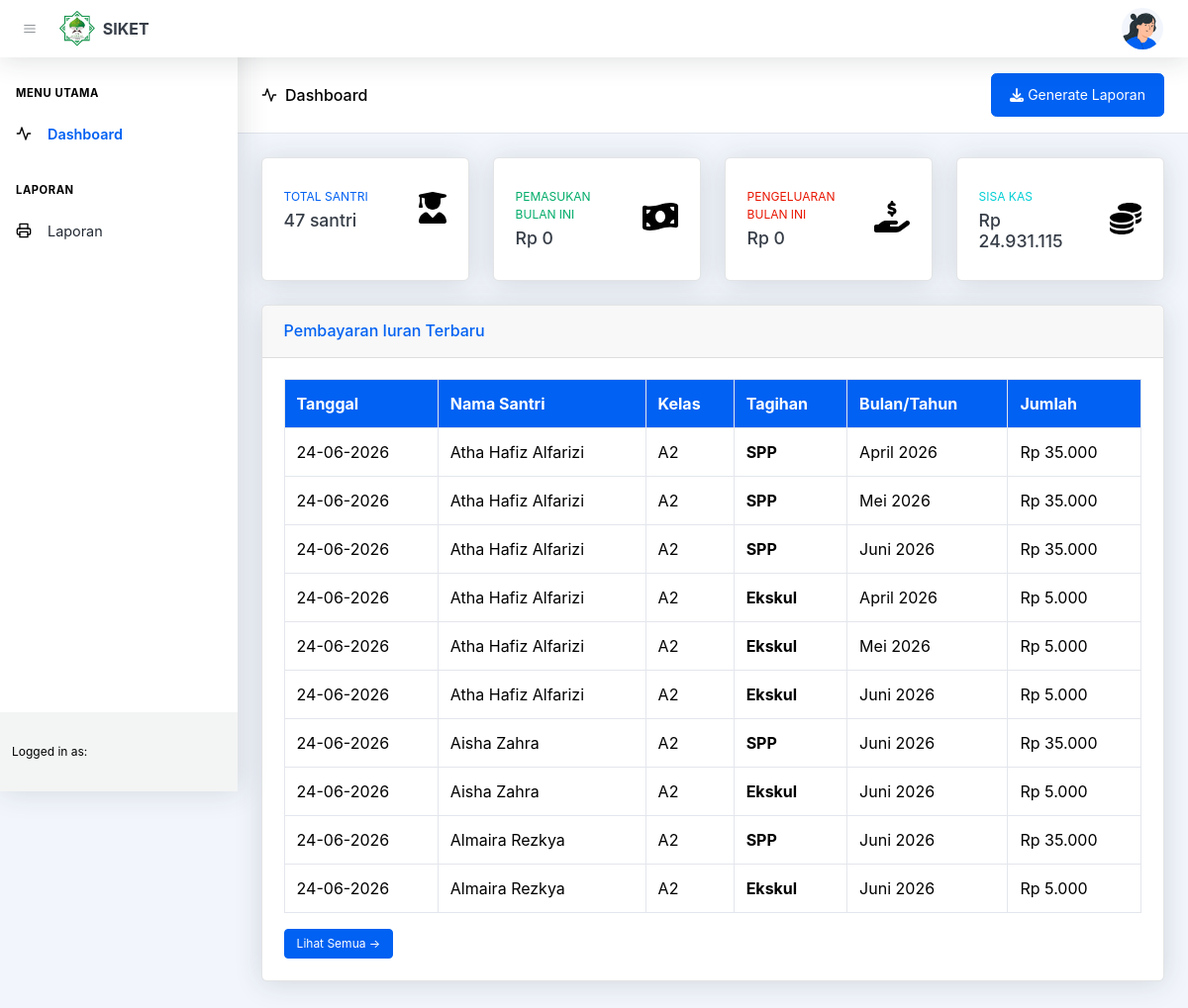
The page / on the database its author committed.
### tables this page shows
CREATE TABLE `pembayaran` (
  `id_pembayaran` int(11) NOT NULL,
  `id_santri` int(11) DEFAULT NULL,
  `id_user` int(11) NOT NULL,
  `tgl_bayar` date NOT NULL,
  `periode_tipe` enum('bulanan','tahunan') NOT NULL DEFAULT 'bulanan',
  `periode_key` varchar(7) NOT NULL DEFAULT '',
  `bulan_dibayar` varchar(20) NOT NULL,
  `tahun_dibayar` varchar(4) NOT NULL,
  `id_iuran` int(11) DEFAULT NULL,
  `jumlah_bayar` decimal(15,2) NOT NULL,
  `metode_bayar` enum('tunai','transfer','online') DEFAULT 'tunai',
  `keterangan` text DEFAULT NULL,
  `created_at` timestamp NOT NULL DEFAULT current_timestamp()
);

CREATE TABLE `santri` (
  `id_santri` int(11) NOT NULL,
  `nama` varchar(100) NOT NULL,
  `tempat_lahir` varchar(100) DEFAULT NULL,
  `tanggal_lahir` date DEFAULT NULL,
  `id_kelas` int(11) NOT NULL,
  `alamat` text DEFAULT NULL,
  `id_iuran` int(11) DEFAULT NULL,
  `foto` varchar(255) DEFAULT 'default.png',
  `status` enum('active','nonaktif') DEFAULT 'active',
  `created_at` timestamp NOT NULL DEFAULT current_timestamp(),
  `updated_at` timestamp NOT NULL DEFAULT current_timestamp() ON UPDATE current_timestamp()
);

CREATE TABLE `kelas` (
  `id_kelas` int(11) NOT NULL,
  `nama_kelas` varchar(20) NOT NULL,
  `created_at` timestamp NOT NULL DEFAULT current_timestamp()
);

CREATE TABLE `iuran` (
  `id_iuran` int(11) NOT NULL,
  `nama_iuran` varchar(100) DEFAULT NULL,
  `tahun` int(4) NOT NULL,
  `periode_tipe` enum('bulanan','tahunan') NOT NULL DEFAULT 'bulanan',
  `nominal` decimal(15,2) NOT NULL,
  `keterangan` varchar(255) DEFAULT NULL,
  `created_at` timestamp NOT NULL DEFAULT current_timestamp()
);

### config/app.php (called while the page is built, shortened)
<?php
function baseUrl($path = '')
{
    return rtrim(APP_URL, '/') . '/' . ltrim($path, '/');
}
?>

### config/database.php (called while the page is built, shortened)
<?php
function formatRupiah($number)
{
    return 'Rp ' . number_format($number, 0, ',', '.');
}
?>

### index.php (the view, shortened to what this page needs)
<?php
require_once 'includes/header.php';
require_once 'includes/sidebar.php';
$total_santri = mysqli_fetch_assoc(mysqli_query($conn, "SELECT COUNT(*) as total FROM santri WHERE status = 'active'"));
$pembayaran_bulan_ini = mysqli_fetch_assoc(mysqli_query($conn, "
    SELECT COALESCE(SUM(jumlah_bayar), 0) as total
    FROM pembayaran
    WHERE MONTH(tgl_bayar) = MONTH(CURRENT_DATE())
    AND YEAR(tgl_bayar) = YEAR(CURRENT_DATE())
"));
$jurnal_in_bulan_ini = mysqli_fetch_assoc(mysqli_query($conn, "
    SELECT COALESCE(SUM(nominal), 0) as total
    FROM jurnal_umum
    WHERE jenis = 'Pemasukan'
    AND MONTH(tanggal) = MONTH(CURRENT_DATE())
    AND YEAR(tanggal) = YEAR(CURRENT_DATE())
"));
$total_pemasukan_bulan_ini = ($pembayaran_bulan_ini['total'] ?? 0) + ($jurnal_in_bulan_ini['total'] ?? 0);
$pengeluaran_bulan_ini = mysqli_fetch_assoc(mysqli_query($conn, "
    SELECT COALESCE(SUM(nominal), 0) as total
    FROM jurnal_umum
    WHERE jenis = 'Pengeluaran'
    AND MONTH(tanggal) = MONTH(CURRENT_DATE())
    AND YEAR(tanggal) = YEAR(CURRENT_DATE())
"));
$total_pengeluaran_bulan_ini = $pengeluaran_bulan_ini['total'] ?? 0;
$total_pembayaran_all = mysqli_fetch_assoc(mysqli_query($conn, "SELECT COALESCE(SUM(jumlah_bayar), 0) as total FROM pembayaran"))['total'] ?? 0;
$total_jurnal_in_all  = mysqli_fetch_assoc(mysqli_query($conn, "SELECT COALESCE(SUM(nominal), 0) as total FROM jurnal_umum WHERE jenis = 'Pemasukan'"))['total'] ?? 0;
$total_jurnal_out_all = mysqli_fetch_assoc(mysqli_query($conn, "SELECT COALESCE(SUM(nominal), 0) as total FROM jurnal_umum WHERE jenis = 'Pengeluaran'"))['total'] ?? 0;
$sisa_kas = ($total_pembayaran_all + $total_jurnal_in_all) - $total_jurnal_out_all;
$recent_payments = mysqli_query($conn, "
    SELECT p.*, s.nama as nama_santri, k.nama_kelas, b.nama_iuran
    FROM pembayaran p
    JOIN santri s ON p.id_santri = s.id_santri
    JOIN kelas k ON s.id_kelas = k.id_kelas
    JOIN iuran b ON p.id_iuran = b.id_iuran
    ORDER BY p.created_at DESC
    LIMIT 10
");
?>
<header class="page-header page-header-compact page-header-light border-bottom bg-white mb-4">
    <div class="container-xl px-4">
        <div class="page-header-content">
            <div class="row align-items-center justify-content-between pt-3">
                <div class="col-auto mb-3">
                    <h1 class="page-header-title">
                        <div class="page-header-icon"><i data-feather="activity"></i></div>
                        Dashboard
                    </h1>
                </div>
                <div class="col-12 col-md-auto mb-3">
                    <a href="pages/laporan/index.php" class="btn btn-primary">
                        <i class="fas fa-download me-1"></i> Generate Laporan
                    </a>
                </div>
            </div>
        </div>
    </div>
</header>
<div class="container-xl px-4 mt-4">
    <div class="row">
        <div class="col-xl-3 col-md-6 mb-4">
            <div class="card border-left-primary shadow h-100 py-2">
                <div class="card-body">
                    <div class="row no-gutters align-items-center">
                        <div class="col mr-2">
                            <div class="text-xs font-weight-bold text-primary text-uppercase mb-1">
                                TOTAL SANTRI</div>
                            <div class="h5 mb-0 font-weight-bold text-gray-800">
                                <?php echo number_format($total_santri['total']); ?> santri
                            </div>
                        </div>
                        <div class="col-auto">
                            <i class="fas fa-user-graduate fa-2x text-gray-300"></i>
                        </div>
                    </div>
                </div>
            </div>
        </div>
        <div class="col-xl-3 col-md-6 mb-4">
            <div class="card border-left-success shadow h-100 py-2">
                <div class="card-body">
                    <div class="row no-gutters align-items-center">
                        <div class="col mr-2">
                            <div class="text-xs font-weight-bold text-success text-uppercase mb-1">
                                PEMASUKAN BULAN INI</div>
                            <div class="h5 mb-0 font-weight-bold text-gray-800">
                                <?php echo formatRupiah($total_pemasukan_bulan_ini); ?>
                            </div>
                        </div>
                        <div class="col-auto">
                            <i class="fas fa-money-bill-wave fa-2x text-gray-300"></i>
                        </div>
                    </div>
                </div>
            </div>
        </div>
        <div class="col-xl-3 col-md-6 mb-4">
            <div class="card border-left-danger shadow h-100 py-2">
                <div class="card-body">
                    <div class="row no-gutters align-items-center">
                        <div class="col mr-2">
                            <div class="text-xs font-weight-bold text-danger text-uppercase mb-1">
                                PENGELUARAN BULAN INI</div>
                            <div class="h5 mb-0 font-weight-bold text-gray-800">
                                <?php echo formatRupiah($total_pengeluaran_bulan_ini); ?>
                            </div>
                        </div>
                        <div class="col-auto">
                            <i class="fas fa-hand-holding-usd fa-2x text-gray-300"></i>
                        </div>
                    </div>
                </div>
            </div>
        </div>
        <div class="col-xl-3 col-md-6 mb-4">
            <div class="card border-left-info shadow h-100 py-2">
                <div class="card-body">
                    <div class="row no-gutters align-items-center">
                        <div class="col mr-2">
                            <div class="text-xs font-weight-bold text-info text-uppercase mb-1">
                                SISA KAS</div>
                            <div class="h5 mb-0 font-weight-bold text-gray-800">
                                <?php echo formatRupiah($sisa_kas); ?>
                            </div>
                        </div>
                        <div class="col-auto">
                            <i class="fas fa-coins fa-2x text-gray-300"></i>
                        </div>
                    </div>
                </div>
            </div>
        </div>
    </div>
    <div class="row">
        <div class="col-lg-12 mb-4">
            <div class="card shadow mb-4">
                <div class="card-header py-3">
                    <h6 class="m-0 font-weight-bold text-primary">Pembayaran Iuran Terbaru</h6>
                </div>
                <div class="card-body">
                    <div class="table-responsive">
                        <table class="table table-bordered" width="100%" cellspacing="0">
                            <thead>
                                <tr>
                                    <th>Tanggal</th>
                                    <th>Nama Santri</th>
                                    <th>Kelas</th>
                                    <th>Tagihan</th>
                                    <th>Bulan/Tahun</th>
                                    <th>Jumlah</th>
                                </tr>
                            </thead>
                            <tbody>
                                <?php while ($row = mysqli_fetch_assoc($recent_payments)): ?>
                                    <tr>
                                        <td><?php echo date('d-m-Y', strtotime($row['tgl_bayar'])); ?></td>
                                        <td><?php echo htmlspecialchars($row['nama_santri']); ?></td>
                                        <td><?php echo htmlspecialchars($row['nama_kelas']); ?></td>
                                        <td><strong><?php echo htmlspecialchars($row['nama_iuran']); ?></strong></td>
                                        <td><?php echo htmlspecialchars($row['bulan_dibayar']) . ' ' . $row['tahun_dibayar']; ?></td>
                                        <td><?php echo formatRupiah($row['jumlah_bayar']); ?></td>
                                    </tr>
                                <?php endwhile; ?>
                            </tbody>
                        </table>
                    </div>
                    <a href="pages/pembayaran/index.php" class="btn btn-primary btn-sm">Lihat Semua &rarr;</a>
                </div>
            </div>
        </div>
    </div>
</div>
<?php
require_once 'includes/footer.php';
?>

### includes/header.php (shortened to what this page needs)
<?php
$root_dir = dirname(__DIR__);
if (file_exists($root_dir . '/config/app.php')) {
    require_once $root_dir . '/config/app.php';
}
if (file_exists($root_dir . '/config/database.php')) {
    require_once $root_dir . '/config/database.php';
}
$base_url = baseUrl();
?>
<!DOCTYPE html>
<html lang="en">
<head>
    <link href="https://cdn.jsdelivr.net/npm/simple-datatables@latest/dist/style.css" rel="stylesheet" />
    <link href="<?php echo $base_url; ?>/assets/css/styles.css" rel="stylesheet" />
    <link href="<?php echo $base_url; ?>/assets/css/custom.css" rel="stylesheet" />
    <link rel="stylesheet" href="https://cdnjs.cloudflare.com/ajax/libs/toastr.js/latest/toastr.min.css" />
</head>
<body class="nav-fixed">
    <nav class="topnav navbar navbar-expand shadow justify-content-between justify-content-sm-start navbar-light bg-white"
        id="sidenavAccordion">
        <button class="btn btn-icon btn-transparent-dark order-1 order-lg-0 me-2 ms-lg-2 me-lg-0" id="sidebarToggle"><i
                data-feather="menu"></i></button>
        <a class="navbar-brand pe-3 ps-4 ps-lg-2 d-flex align-items-center" href="<?php echo $base_url; ?>/index.php">
            <img src="<?php echo $base_url; ?>/assets/img/logo.jpg" alt="Logo" class="topnav-logo me-2" onerror="this.style.display='none'" />
            SIKET
        </a>
        <ul class="navbar-nav align-items-center ms-auto">
            <li class="nav-item dropdown no-caret dropdown-user me-3 me-lg-4">
                <a class="btn btn-icon btn-transparent-dark dropdown-toggle" id="navbarDropdownUserImage"
                    href="javascript:void(0);" role="button" data-bs-toggle="dropdown" aria-haspopup="true"
                    aria-expanded="false">
                    <img class="img-fluid"
                        src="<?php echo $base_url; ?>/assets/assets/img/illustrations/profiles/profile-1.png" />
                </a>
            </li>
        </ul>
    </nav>

### includes/sidebar.php (shortened to what this page needs)
<?php
$current_path = $_SERVER['SCRIPT_NAME'];
if (!function_exists('nav_active')) {
    function nav_active($path, $current_path) {
        if ($path === 'dashboard') {
            if (strpos($current_path, '/pages/') === false) return 'active';
            return '';
        }
        return '';
    }
}
?>
<div id="layoutSidenav">
    <div id="layoutSidenav_nav">
        <nav class="sidenav shadow-right sidenav-light">
            <div class="sidenav-menu">
                <div class="nav accordion" id="accordionSidenav">
                    <div class="sidenav-menu-heading">Menu Utama</div>
                    <a class="nav-link <?php echo nav_active('dashboard', $current_path); ?>" href="<?php echo $base_url; ?>/index.php">
                        <div class="nav-link-icon"><i data-feather="activity"></i></div>
                        Dashboard
                    </a>
                    <div class="sidenav-menu-heading">Laporan</div>
                    <a class="nav-link <?php echo nav_active('laporan', $current_path); ?>" href="<?php echo $base_url; ?>/pages/laporan/index.php">
                        <div class="nav-link-icon"><i data-feather="printer"></i></div>
                        Laporan
                    </a>
                </div>
            </div>
            <div class="sidenav-footer">
                <div class="sidenav-footer-content">
                    <div class="sidenav-footer-subtitle">Logged in as:</div>
                </div>
            </div>
        </nav>
    </div>
    <div id="layoutSidenav_content">
        <main>

### includes/footer.php (shortened to what this page needs)
</main>
    </div>
</div>
</body>
</html>

### assets/css/custom.css (style rules this page uses)
:root { --bs-body-color: #000000; --bs-body-color-rgb: 0, 0, 0; --bs-gray-600: #000000; }
body { color: #000000; }
body :not(.badge):not(.badge *):not(.btn):not(.btn *):not(a):not(.text-primary):not(.text-secondary):not(.text-success):not(.text-danger):not(.text-warning):not(.text-info):not(.text-white):not(.text-light):not(i):not(svg) { color: #000000; }
.topnav .navbar-brand img.topnav-logo { height: 2.25rem; width: auto; }
.table { border-color: #e3e6ec; }
.table-bordered, .table-bordered th, .table-bordered td { border-width: 1px; border-color: #e3e6ec; }
.table thead th, .table tfoot th { border-top-width: 1px; border-bottom-width: 1px; }
.table, .table-bordered, .dataTable-table, .table thead th, .table tbody td, .table * { outline: none !important; }
.table > :not(:first-child), .dataTable-table > :not(:first-child) { border-top: 1px solid #e3e6ec !important; }

### rows shown on the page
pembayaran: tgl_bayar "24-06-2026", id_santri.nama "Atha Hafiz Alfarizi", kelas.nama_kelas "A2", id_iuran.nama_iuran "SPP", bulan_dibayar "April", tahun_dibayar "2026", jumlah_bayar "Rp 35.000"
pembayaran: tgl_bayar "24-06-2026", id_santri.nama "Atha Hafiz Alfarizi", kelas.nama_kelas "A2", id_iuran.nama_iuran "SPP", bulan_dibayar "Mei", tahun_dibayar "2026", jumlah_bayar "Rp 35.000"
pembayaran: tgl_bayar "24-06-2026", id_santri.nama "Atha Hafiz Alfarizi", kelas.nama_kelas "A2", id_iuran.nama_iuran "SPP", bulan_dibayar "Juni", tahun_dibayar "2026", jumlah_bayar "Rp 35.000"
pembayaran: tgl_bayar "24-06-2026", id_santri.nama "Atha Hafiz Alfarizi", kelas.nama_kelas "A2", id_iuran.nama_iuran "Ekskul", bulan_dibayar "April", tahun_dibayar "2026", jumlah_bayar "Rp 5.000"
pembayaran: tgl_bayar "24-06-2026", id_santri.nama "Atha Hafiz Alfarizi", kelas.nama_kelas "A2", id_iuran.nama_iuran "Ekskul", bulan_dibayar "Mei", tahun_dibayar "2026", jumlah_bayar "Rp 5.000"
pembayaran: tgl_bayar "24-06-2026", id_santri.nama "Atha Hafiz Alfarizi", kelas.nama_kelas "A2", id_iuran.nama_iuran "Ekskul", bulan_dibayar "Juni", tahun_dibayar "2026", jumlah_bayar "Rp 5.000"
pembayaran: tgl_bayar "24-06-2026", id_santri.nama "Aisha Zahra", kelas.nama_kelas "A2", id_iuran.nama_iuran "SPP", bulan_dibayar "Juni", tahun_dibayar "2026", jumlah_bayar "Rp 35.000"
pembayaran: tgl_bayar "24-06-2026", id_santri.nama "Aisha Zahra", kelas.nama_kelas "A2", id_iuran.nama_iuran "Ekskul", bulan_dibayar "Juni", tahun_dibayar "2026", jumlah_bayar "Rp 5.000"
pembayaran: tgl_bayar "24-06-2026", id_santri.nama "Almaira Rezkya", kelas.nama_kelas "A2", id_iuran.nama_iuran "SPP", bulan_dibayar "Juni", tahun_dibayar "2026", jumlah_bayar "Rp 35.000"
pembayaran: tgl_bayar "24-06-2026", id_santri.nama "Almaira Rezkya", kelas.nama_kelas "A2", id_iuran.nama_iuran "Ekskul", bulan_dibayar "Juni", tahun_dibayar "2026", jumlah_bayar "Rp 5.000"

### other values the page prints
$total_santri['total'] "47"
formatRupiah($total_pemasukan_bulan_ini) "Rp 0"
formatRupiah($total_pengeluaran_bulan_ini) "Rp 0"
formatRupiah($sisa_kas) "Rp 24.931.115"
